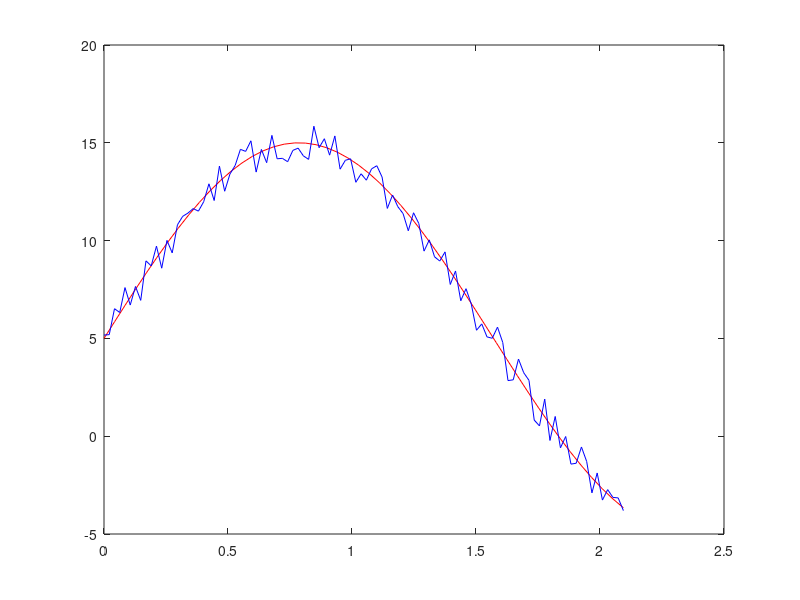

This figure's MATLAB source:

x_1 = linspace(0,2/3*pi,50);
y_1 = 10*sin(2*x_1)+5;

x_2 = linspace(0,2/3*pi,100);
y_2 = 10*sin(2*x_2)+5 - 1 + 2 * rand(1,100);

plot(x_1, y_1, 'r');
hold on;
plot(x_2, y_2, 'b');

%Media y Desviacion Standard de seno
mean(y_1)
std(y_1)

%Media y Desviacion Standard del ruido
mean(y_2)
std(y_2)

